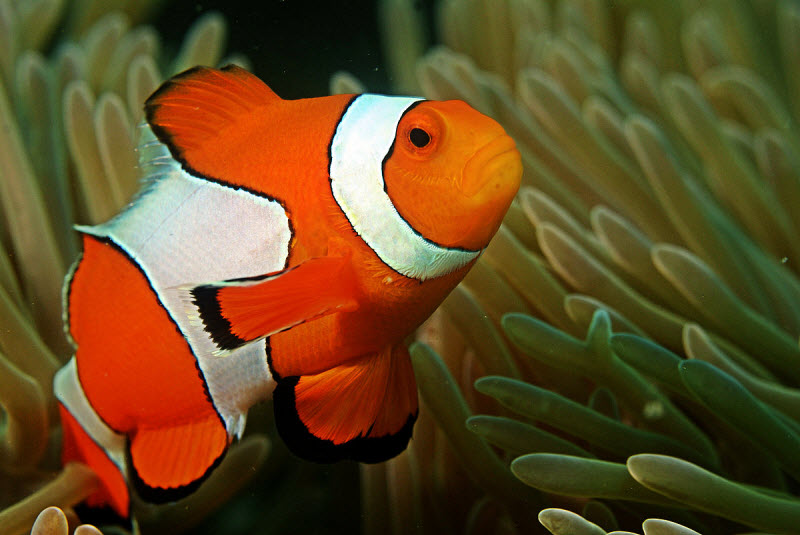
#> input picture Clownfish.jpeg, 800 x 535 px
$ jupyter execute A1.1.ipynb
#> lines starting #> are read from the running program, lines starting #| are printed output that depends on the picture
Take a random image, then draw its histogram and apply image enhancement techniques to it.  (Practical)

[cell 1]
import matplotlib.pyplot as plt
import cv2
import numpy as np

[cell 2]
im = plt.imread("Clownfish.jpeg")
#> im is the input picture: shape (535, 800, 3); mean R, G, B 100.2, 74.1, 35.3
plt.imshow(im);

[cell 3]
# Using 0 to read image in grayscale mode
im = cv2.imread('Clownfish.jpeg',0)
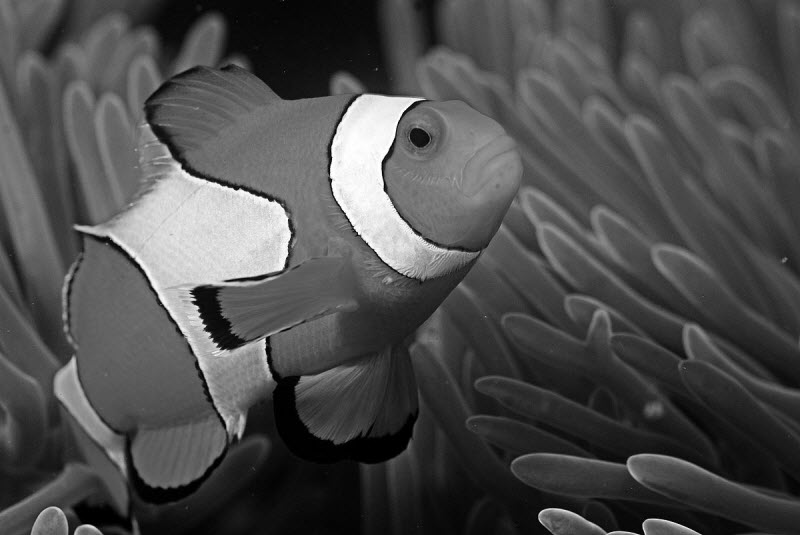
#> im: shape (535, 800); min 0, max 255, mean 77.5

plt.hist(im.ravel(),255,[0,255])
plt.show()
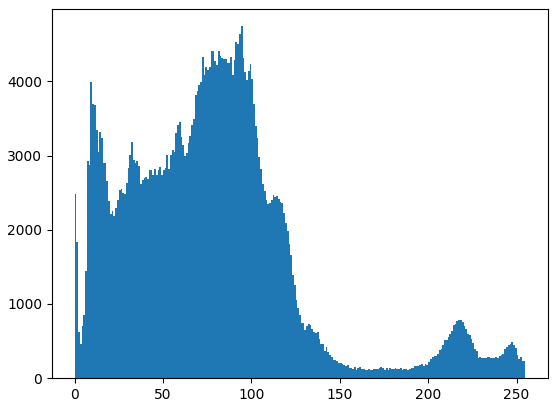
#> figure drawn by matplotlib, 1 panel; tallest bar 4743 high, from x = 94 to 95
cv2.imshow("img",im)
cv2.waitKey(0)
cv2.destroyAllWindows()

[cell 4]
#inversing image
im_g = cv2.imread('Clownfish.jpeg',0)
im_inverse = 255 - im_g
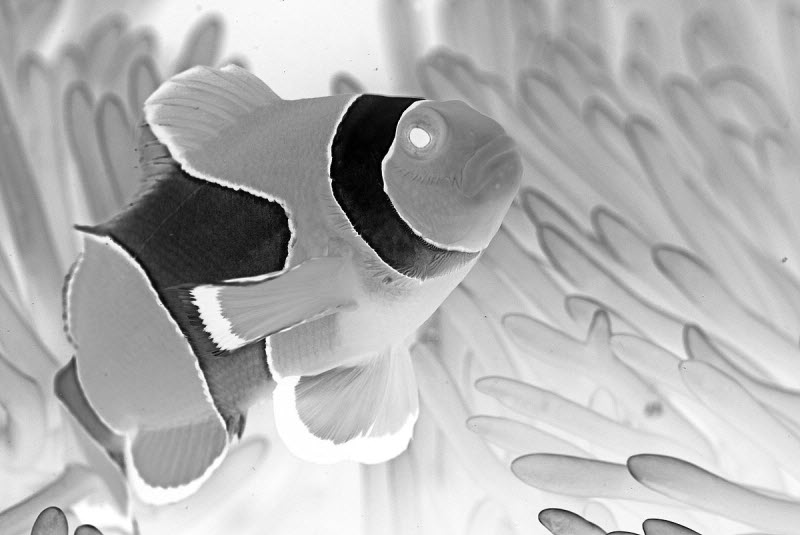
#> im_inverse: shape (535, 800); min 0, max 255, mean 177.5
plt.imshow(im_inverse,cmap="gray");

[cell 5]
plt.hist(im_inverse.ravel(),255,[0,255])
plt.show()
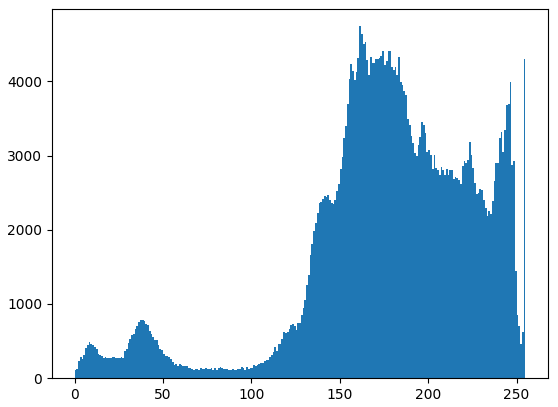
#> figure drawn by matplotlib, 1 panel; tallest bar 4743 high, from x = 161 to 162

[cell 6]
output=cv2.equalizeHist(im)
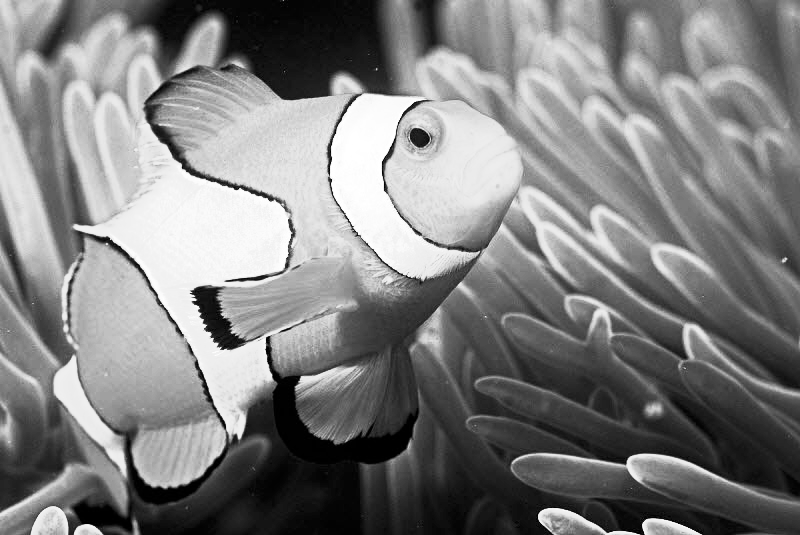
#> output: shape (535, 800); min 0, max 255, mean 127.7
plt.imshow(output,cmap='gray');
plt.show()
plt.hist(output.ravel(),255,[0,255])
plt.show()
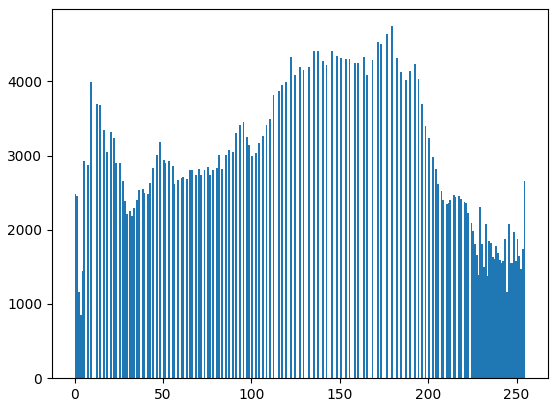
#> figure drawn by matplotlib, 1 panel; tallest bar 4743 high, from x = 179 to 180

[cell 7]
im = cv2.imread('Clownfish.jpeg',0)
im_log_law_transformation = 0.6 * (np.log(1 + np.float32(im)))
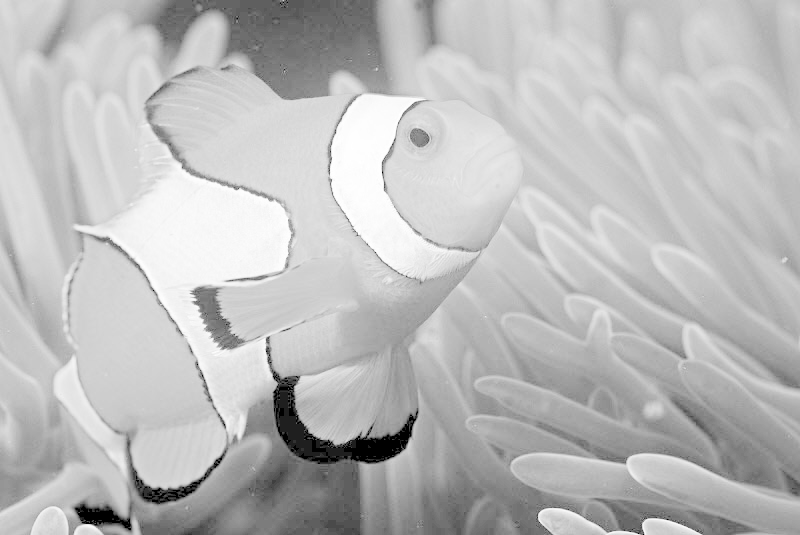
#> im_log_law_transformation: shape (535, 800) float32; min 0, max 3.33, mean 2.46; drawn with min black and max white
plt.imshow(im_log_law_transformation,cmap='gray');
plt.show()
plt.hist(im_log_law_transformation.ravel(),255,[0,255])
plt.show()
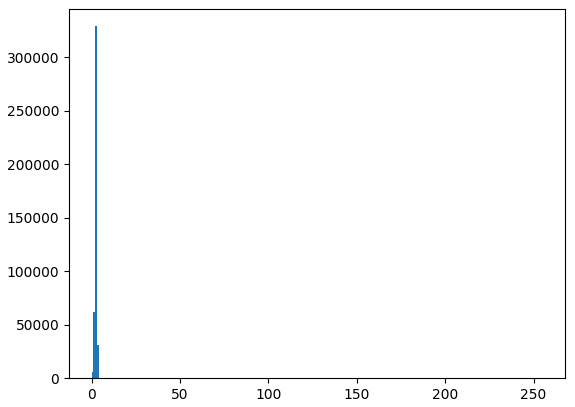
#> figure drawn by matplotlib, 1 panel; tallest bar 329043 high, from x = 2 to 3

$ run again, with Flower.jpeg copied over Clownfish.jpeg
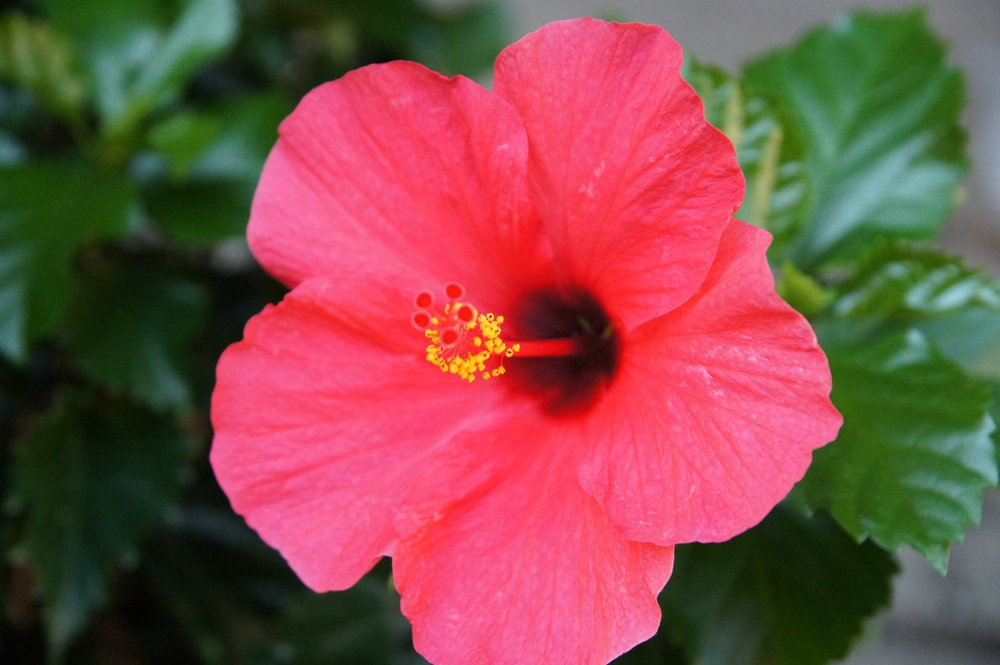
#> input picture Flower.jpeg, 1000 x 665 px, shrunk from 2048 x 1361 before the run
#> im is the input picture: shape (665, 1000, 3); mean R, G, B 134, 76.1, 73.9
#> im: shape (665, 1000)
#> `im_log_law_transformation = 0.6 * (np.log(1 + np.float32(im)))`:
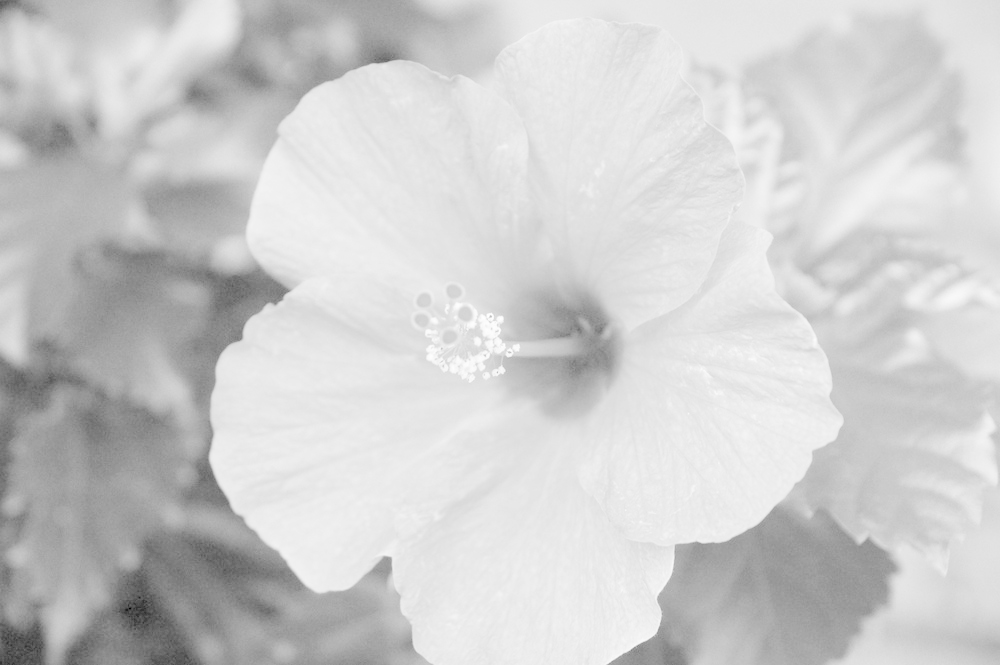
#> im_log_law_transformation: shape (665, 1000) float32; min 0, max 3.24, mean 2.61; drawn with min black and max white
#> `plt.show()`:
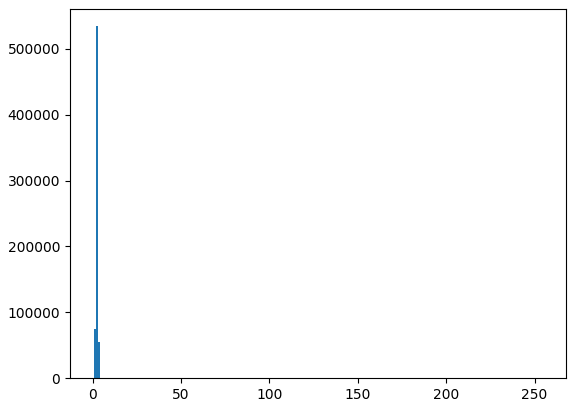
#> figure drawn by matplotlib, 1 panel; tallest bar 534193 high, from x = 2 to 3

$ run again, with ROPCond_Stage2.jpg copied over Clownfish.jpeg
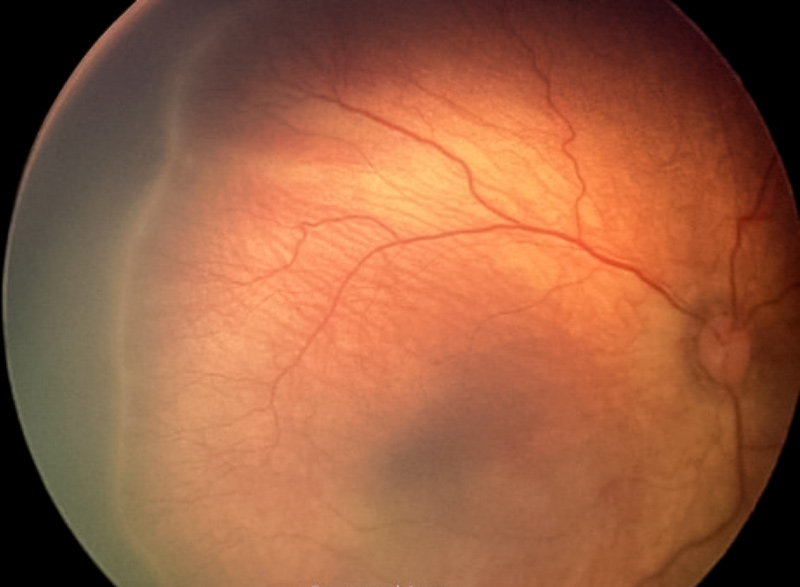
#> input picture ROPCond_Stage2.jpg, 800 x 587 px
#> im is the input picture: shape (587, 800, 3); mean R, G, B 153.7, 94.6, 64.9
#> im: shape (587, 800)
#> `im_log_law_transformation = 0.6 * (np.log(1 + np.float32(im)))`:
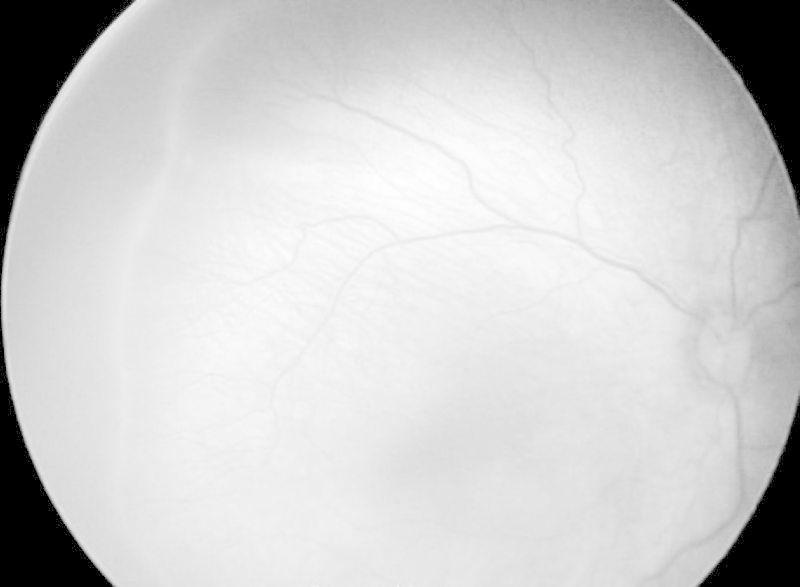
#> im_log_law_transformation: shape (587, 800) float32; min 0, max 3.21, mean 2.59; drawn with min black and max white
#> `plt.show()`:
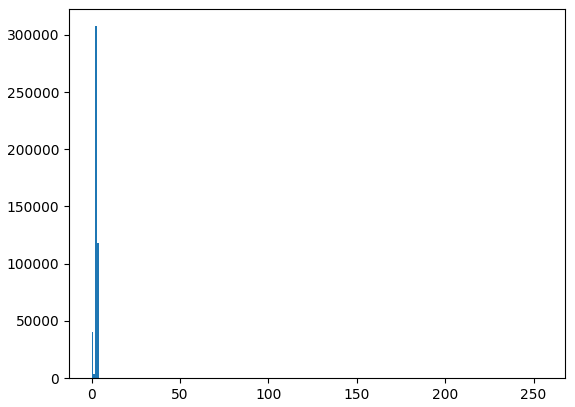
#> figure drawn by matplotlib, 1 panel; tallest bar 307513 high, from x = 2 to 3
